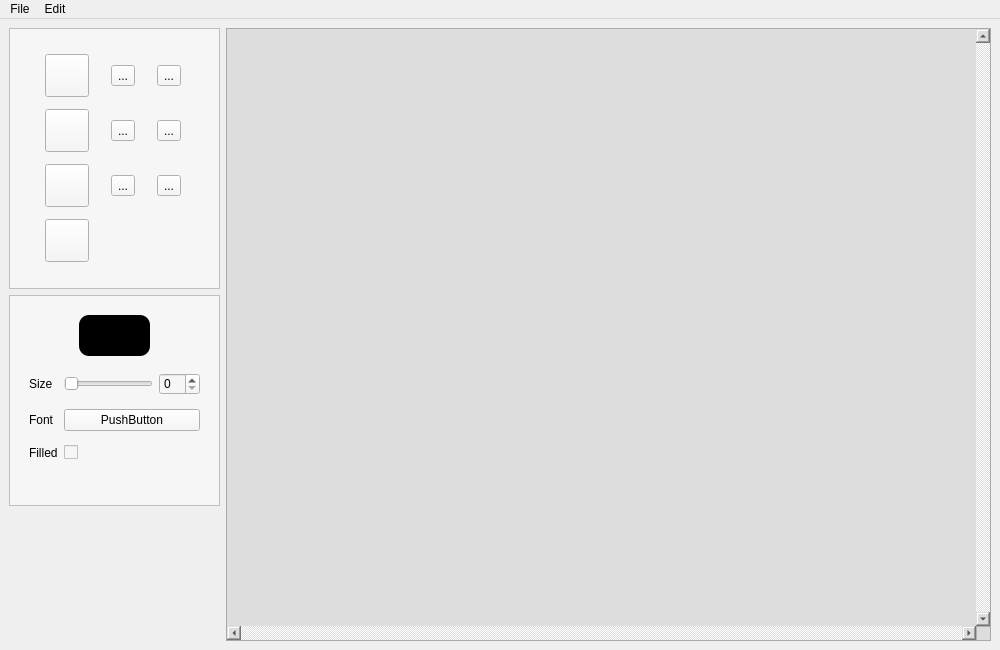
<?xml version="1.0" encoding="UTF-8"?>
<ui version="4.0">
 <class>MainWindow</class>
 <widget class="QMainWindow" name="MainWindow">
  <property name="windowModality">
   <enum>Qt::WindowModal</enum>
  </property>
  <property name="geometry">
   <rect>
    <x>0</x>
    <y>0</y>
    <width>1000</width>
    <height>650</height>
   </rect>
  </property>
  <property name="minimumSize">
   <size>
    <width>800</width>
    <height>650</height>
   </size>
  </property>
  <property name="windowTitle">
   <string>Painter</string>
  </property>
  <property name="styleSheet">
   <string notr="true"/>
  </property>
  <property name="animated">
   <bool>true</bool>
  </property>
  <widget class="QWidget" name="centralwidget">
   <layout class="QHBoxLayout" name="horizontalLayout">
    <item>
     <layout class="QVBoxLayout" name="verticalLayout">
      <item>
       <widget class="QFrame" name="frame">
        <property name="sizePolicy">
         <sizepolicy hsizetype="Maximum" vsizetype="Maximum">
          <horstretch>0</horstretch>
          <verstretch>0</verstretch>
         </sizepolicy>
        </property>
        <property name="minimumSize">
         <size>
          <width>211</width>
          <height>261</height>
         </size>
        </property>
        <property name="styleSheet">
         <string notr="true">background-color: #f6f6f6;</string>
        </property>
        <property name="frameShape">
         <enum>QFrame::StyledPanel</enum>
        </property>
        <property name="frameShadow">
         <enum>QFrame::Raised</enum>
        </property>
        <widget class="QWidget" name="gridLayoutWidget">
         <property name="geometry">
          <rect>
           <x>20</x>
           <y>20</y>
           <width>171</width>
           <height>221</height>
          </rect>
         </property>
         <layout class="QGridLayout" name="gridLayout">
          <item row="0" column="0">
           <widget class="QToolButton" name="pencil_button">
            <property name="cursor">
             <cursorShape>PointingHandCursor</cursorShape>
            </property>
            <property name="toolTip">
             <string>&lt;html&gt;&lt;head/&gt;&lt;body&gt;&lt;p&gt;Pencil&lt;/p&gt;&lt;/body&gt;&lt;/html&gt;</string>
            </property>
            <property name="text">
             <string/>
            </property>
            <property name="icon">
             <iconset>
              <normaloff>icons/pencil.png</normaloff>icons/pencil.png</iconset>
            </property>
            <property name="iconSize">
             <size>
              <width>36</width>
              <height>36</height>
             </size>
            </property>
           </widget>
          </item>
          <item row="2" column="2">
           <widget class="QToolButton" name="oval_button">
            <property name="cursor">
             <cursorShape>PointingHandCursor</cursorShape>
            </property>
            <property name="acceptDrops">
             <bool>false</bool>
            </property>
            <property name="toolTip">
             <string>&lt;html&gt;&lt;head/&gt;&lt;body&gt;&lt;p&gt;Oval&lt;/p&gt;&lt;/body&gt;&lt;/html&gt;</string>
            </property>
            <property name="text">
             <string>...</string>
            </property>
            <property name="icon">
             <iconset>
              <normaloff>icons/layer-shape-ellipse.png</normaloff>icons/layer-shape-ellipse.png</iconset>
            </property>
            <property name="iconSize">
             <size>
              <width>36</width>
              <height>36</height>
             </size>
            </property>
           </widget>
          </item>
          <item row="0" column="2">
           <widget class="QToolButton" name="eraser_button">
            <property name="cursor">
             <cursorShape>PointingHandCursor</cursorShape>
            </property>
            <property name="toolTip">
             <string>&lt;html&gt;&lt;head/&gt;&lt;body&gt;&lt;p&gt;Eraser&lt;/p&gt;&lt;/body&gt;&lt;/html&gt;</string>
            </property>
            <property name="styleSheet">
             <string notr="true"/>
            </property>
            <property name="text">
             <string>...</string>
            </property>
            <property name="icon">
             <iconset>
              <normaloff>icons/eraser.png</normaloff>icons/eraser.png</iconset>
            </property>
            <property name="iconSize">
             <size>
              <width>36</width>
              <height>36</height>
             </size>
            </property>
           </widget>
          </item>
          <item row="1" column="2">
           <widget class="QToolButton" name="can_button">
            <property name="cursor">
             <cursorShape>PointingHandCursor</cursorShape>
            </property>
            <property name="toolTip">
             <string>&lt;html&gt;&lt;head/&gt;&lt;body&gt;&lt;p&gt;Can&lt;/p&gt;&lt;/body&gt;&lt;/html&gt;</string>
            </property>
            <property name="text">
             <string>...</string>
            </property>
            <property name="icon">
             <iconset>
              <normaloff>icons/paint-can.png</normaloff>icons/paint-can.png</iconset>
            </property>
            <property name="iconSize">
             <size>
              <width>36</width>
              <height>36</height>
             </size>
            </property>
           </widget>
          </item>
          <item row="2" column="0">
           <widget class="QToolButton" name="line_button">
            <property name="cursor">
             <cursorShape>PointingHandCursor</cursorShape>
            </property>
            <property name="toolTip">
             <string>&lt;html&gt;&lt;head/&gt;&lt;body&gt;&lt;p&gt;Line&lt;/p&gt;&lt;/body&gt;&lt;/html&gt;</string>
            </property>
            <property name="text">
             <string/>
            </property>
            <property name="icon">
             <iconset>
              <normaloff>icons/layer-shape-line.png</normaloff>icons/layer-shape-line.png</iconset>
            </property>
            <property name="iconSize">
             <size>
              <width>36</width>
              <height>36</height>
             </size>
            </property>
           </widget>
          </item>
          <item row="0" column="1">
           <widget class="QToolButton" name="brush_button">
            <property name="cursor">
             <cursorShape>PointingHandCursor</cursorShape>
            </property>
            <property name="toolTip">
             <string>&lt;html&gt;&lt;head/&gt;&lt;body&gt;&lt;p&gt;Brush&lt;/p&gt;&lt;/body&gt;&lt;/html&gt;</string>
            </property>
            <property name="text">
             <string>...</string>
            </property>
            <property name="icon">
             <iconset>
              <normaloff>icons/paint-brush.png</normaloff>icons/paint-brush.png</iconset>
            </property>
            <property name="iconSize">
             <size>
              <width>36</width>
              <height>36</height>
             </size>
            </property>
           </widget>
          </item>
          <item row="1" column="1">
           <widget class="QToolButton" name="spray_button">
            <property name="cursor">
             <cursorShape>PointingHandCursor</cursorShape>
            </property>
            <property name="toolTip">
             <string>&lt;html&gt;&lt;head/&gt;&lt;body&gt;&lt;p&gt;Spray&lt;/p&gt;&lt;/body&gt;&lt;/html&gt;</string>
            </property>
            <property name="text">
             <string>...</string>
            </property>
            <property name="icon">
             <iconset>
              <normaloff>icons/spray.png</normaloff>icons/spray.png</iconset>
            </property>
            <property name="iconSize">
             <size>
              <width>36</width>
              <height>36</height>
             </size>
            </property>
           </widget>
          </item>
          <item row="1" column="0">
           <widget class="QToolButton" name="pipette_button">
            <property name="cursor">
             <cursorShape>PointingHandCursor</cursorShape>
            </property>
            <property name="toolTip">
             <string>&lt;html&gt;&lt;head/&gt;&lt;body&gt;&lt;p&gt;Pipette&lt;/p&gt;&lt;/body&gt;&lt;/html&gt;</string>
            </property>
            <property name="text">
             <string/>
            </property>
            <property name="icon">
             <iconset>
              <normaloff>icons/pipette.png</normaloff>icons/pipette.png</iconset>
            </property>
            <property name="iconSize">
             <size>
              <width>36</width>
              <height>36</height>
             </size>
            </property>
           </widget>
          </item>
          <item row="2" column="1">
           <widget class="QToolButton" name="rect_button">
            <property name="cursor">
             <cursorShape>PointingHandCursor</cursorShape>
            </property>
            <property name="toolTip">
             <string>&lt;html&gt;&lt;head/&gt;&lt;body&gt;&lt;p&gt;Rectangle&lt;/p&gt;&lt;/body&gt;&lt;/html&gt;</string>
            </property>
            <property name="text">
             <string>...</string>
            </property>
            <property name="icon">
             <iconset>
              <normaloff>icons/layer-shape.png</normaloff>icons/layer-shape.png</iconset>
            </property>
            <property name="iconSize">
             <size>
              <width>36</width>
              <height>36</height>
             </size>
            </property>
           </widget>
          </item>
          <item row="3" column="0">
           <widget class="QToolButton" name="text_button">
            <property name="cursor">
             <cursorShape>PointingHandCursor</cursorShape>
            </property>
            <property name="toolTip">
             <string>&lt;html&gt;&lt;head/&gt;&lt;body&gt;&lt;p&gt;Text&lt;/p&gt;&lt;/body&gt;&lt;/html&gt;</string>
            </property>
            <property name="text">
             <string/>
            </property>
            <property name="icon">
             <iconset>
              <normaloff>icons/edit.png</normaloff>icons/edit.png</iconset>
            </property>
            <property name="iconSize">
             <size>
              <width>36</width>
              <height>36</height>
             </size>
            </property>
           </widget>
          </item>
         </layout>
        </widget>
       </widget>
      </item>
      <item>
       <widget class="QFrame" name="frame_2">
        <property name="sizePolicy">
         <sizepolicy hsizetype="Maximum" vsizetype="Maximum">
          <horstretch>0</horstretch>
          <verstretch>0</verstretch>
         </sizepolicy>
        </property>
        <property name="minimumSize">
         <size>
          <width>211</width>
          <height>211</height>
         </size>
        </property>
        <property name="styleSheet">
         <string notr="true">background-color: #f6f6f6;</string>
        </property>
        <property name="frameShape">
         <enum>QFrame::StyledPanel</enum>
        </property>
        <property name="frameShadow">
         <enum>QFrame::Raised</enum>
        </property>
        <widget class="QToolButton" name="color_button">
         <property name="geometry">
          <rect>
           <x>70</x>
           <y>20</y>
           <width>71</width>
           <height>41</height>
          </rect>
         </property>
         <property name="cursor">
          <cursorShape>PointingHandCursor</cursorShape>
         </property>
         <property name="autoFillBackground">
          <bool>false</bool>
         </property>
         <property name="styleSheet">
          <string notr="true">background-color: #000;
border-radius: 10px;</string>
         </property>
         <property name="text">
          <string/>
         </property>
        </widget>
        <widget class="QWidget" name="gridLayoutWidget_2">
         <property name="geometry">
          <rect>
           <x>20</x>
           <y>70</y>
           <width>171</width>
           <height>104</height>
          </rect>
         </property>
         <layout class="QGridLayout" name="gridLayout_2">
          <item row="0" column="0">
           <widget class="QLabel" name="label">
            <property name="text">
             <string>Size</string>
            </property>
           </widget>
          </item>
          <item row="1" column="0">
           <widget class="QLabel" name="label_3">
            <property name="text">
             <string>Font</string>
            </property>
           </widget>
          </item>
          <item row="0" column="1">
           <widget class="QSlider" name="size_slider">
            <property name="orientation">
             <enum>Qt::Horizontal</enum>
            </property>
           </widget>
          </item>
          <item row="2" column="0">
           <widget class="QLabel" name="label_2">
            <property name="text">
             <string>Filled</string>
            </property>
           </widget>
          </item>
          <item row="0" column="2">
           <widget class="QSpinBox" name="size_spin"/>
          </item>
          <item row="2" column="1" colspan="2">
           <widget class="QCheckBox" name="filled_check">
            <property name="text">
             <string/>
            </property>
           </widget>
          </item>
          <item row="1" column="1" colspan="2">
           <widget class="QPushButton" name="font_button">
            <property name="text">
             <string>PushButton</string>
            </property>
           </widget>
          </item>
         </layout>
        </widget>
       </widget>
      </item>
      <item>
       <spacer name="verticalSpacer">
        <property name="orientation">
         <enum>Qt::Vertical</enum>
        </property>
        <property name="sizeHint" stdset="0">
         <size>
          <width>20</width>
          <height>40</height>
         </size>
        </property>
       </spacer>
      </item>
     </layout>
    </item>
    <item>
     <widget class="QGraphicsView" name="graphicsView">
      <property name="styleSheet">
       <string notr="true">background-color: #ddd;</string>
      </property>
      <property name="verticalScrollBarPolicy">
       <enum>Qt::ScrollBarAlwaysOn</enum>
      </property>
      <property name="horizontalScrollBarPolicy">
       <enum>Qt::ScrollBarAlwaysOn</enum>
      </property>
     </widget>
    </item>
   </layout>
  </widget>
  <widget class="QMenuBar" name="menubar">
   <property name="geometry">
    <rect>
     <x>0</x>
     <y>0</y>
     <width>1000</width>
     <height>22</height>
    </rect>
   </property>
   <widget class="QMenu" name="menuFile">
    <property name="title">
     <string>File</string>
    </property>
    <addaction name="actionNew"/>
    <addaction name="actionOpen"/>
    <addaction name="actionClose"/>
    <addaction name="separator"/>
    <addaction name="actionSave_As"/>
    <addaction name="actionSave"/>
   </widget>
   <widget class="QMenu" name="menuEdit">
    <property name="title">
     <string>Edit</string>
    </property>
    <addaction name="actionUndo"/>
    <addaction name="actionRedo"/>
    <addaction name="separator"/>
    <addaction name="actionZoom_In"/>
    <addaction name="actionZoom_Out"/>
   </widget>
   <addaction name="menuFile"/>
   <addaction name="menuEdit"/>
  </widget>
  <action name="actionNew">
   <property name="text">
    <string>New</string>
   </property>
   <property name="shortcut">
    <string>Ctrl+N</string>
   </property>
  </action>
  <action name="actionOpen">
   <property name="text">
    <string>Open</string>
   </property>
   <property name="shortcut">
    <string>Ctrl+O</string>
   </property>
  </action>
  <action name="actionSave_As">
   <property name="text">
    <string>Save As</string>
   </property>
   <property name="shortcut">
    <string>Ctrl+Shift+S</string>
   </property>
  </action>
  <action name="actionSave">
   <property name="text">
    <string>Save</string>
   </property>
   <property name="shortcut">
    <string>Ctrl+S</string>
   </property>
  </action>
  <action name="actionUndo">
   <property name="text">
    <string>Undo</string>
   </property>
   <property name="shortcut">
    <string>Ctrl+Z</string>
   </property>
  </action>
  <action name="actionRedo">
   <property name="text">
    <string>Redo</string>
   </property>
   <property name="shortcut">
    <string>Ctrl+Shift+Z</string>
   </property>
  </action>
  <action name="actionZoom_In">
   <property name="text">
    <string>Zoom In</string>
   </property>
   <property name="shortcut">
    <string>Ctrl+=</string>
   </property>
  </action>
  <action name="actionZoom_Out">
   <property name="text">
    <string>Zoom Out</string>
   </property>
   <property name="shortcut">
    <string>Ctrl+-</string>
   </property>
  </action>
  <action name="actionClose">
   <property name="text">
    <string>Close</string>
   </property>
   <property name="shortcut">
    <string>Ctrl+W</string>
   </property>
  </action>
 </widget>
 <resources/>
 <connections/>
</ui>
